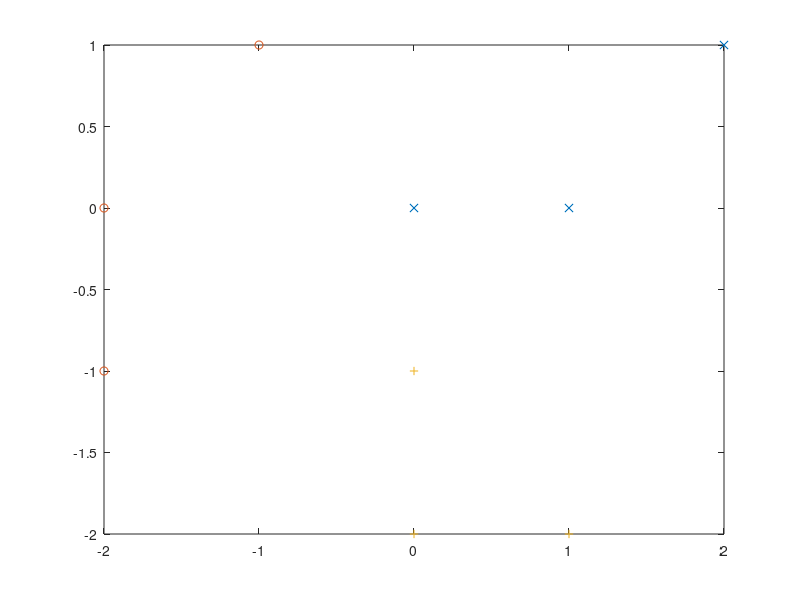

MATLAB code for this plot: (Note: this script raises an error after producing the figure.)
clear all;
%load data
w1=[0 0;2 1;1 0];
X1=w1(:,1);Y1=w1(:,2);
w2=[-1 1;-2 0;-2 -1];
X2=w2(:,1);Y2=w2(:,2);
w3=[0 -2;0 -1;1 -2];
X3=w3(:,1);Y3=w3(:,2);
%calculate average mu
mu1=[sum(w1)/3;sum(w1)/3;sum(w1)/3];
mu11=sum(w1)/3;
mu2=[sum(w2)/3;sum(w2)/3;sum(w2)/3];
mu22=sum(w2)/3;
mu3=[sum(w3)/3;sum(w3)/3;sum(w3)/3];
mu33=sum(w3)/3;
%calculate covariance matrix
sig1=transpose(w1-mu1)*(w1-mu1)/2;
sig2=transpose(w2-mu2)*(w2-mu2)/2;
sig3=transpose(w3-mu3)*(w3-mu3)/2;

sigma=sig1+sig2+sig3;

%calculate inverse matrix
sig1Inv=pinv(sig1);
sig2Inv=pinv(sig2);
sig3Inv=pinv(sig3);

sigmaInv=pinv(sigma);

%calculate the det
det1=det(sig1);
det2=det(sig2);
det3=det(sig3);

detSigma=det(sigma);

%the priori probability
p1=1/3;
p2=1/3;
p3=1/3;
%calculate g
x=[-2 -2];
%g1=-0.5*(x-mu11)*sig1Inv*transpose(x-mu11)-0.5*log(det1)+log(p1);
%g2=-0.5*(x-mu22)*sig2Inv*transpose(x-mu22)-0.5*log(det2)+log(p2);
%g3=-0.5*(x-mu33)*sig3Inv*transpose(x-mu33)-0.5*log(det3)+log(p3);

g1=-0.5*(x-mu11)*sigmaInv*transpose(x-mu11)-0.5*log(detSigma)+log(p1);
g2=-0.5*(x-mu22)*sigmaInv*transpose(x-mu22)-0.5*log(detSigma)+log(p2);
g3=-0.5*(x-mu33)*sigmaInv*transpose(x-mu33)-0.5*log(detSigma)+log(p3);

fprintf('%f,%f,%f\n',g1,g2,g3);
plot(X1,Y1,'x');
hold on;
plot(X2,Y2,'o');
hold on;
plot(X3,Y3,'+');
hold on;

syms x1;
syms x2;
%g12=-0.5*([x1 x2]-mu11)*sig1Inv*([x1 x2]-mu11)'-0.5*log(det1)+log(p1)-...
%    (-0.5*([x1 x2]-mu22)*sig2Inv*([x1 x2]-mu22)'-0.5*log(det2)+log(p2))
%g13=-0.5*([x1 x2]-mu11)*sig1Inv*([x1 x2]-mu11)'-0.5*log(det1)+log(p1)-...
%    (-0.5*([x1 x2]-mu33)*sig3Inv*([x1 x2]-mu33)'-0.5*log(det3)+log(p3))
%g23=-0.5*([x1 x2]-mu22)*sig2Inv*([x1 x2]-mu22)'-0.5*log(det2)+log(p2)-...
%    (-0.5*([x1 x2]-mu33)*sig3Inv*([x1 x2]-mu33)'-0.5*log(det3)+log(p3))
g12=-0.5*([x1 x2]-mu11)*sigmaInv*([x1 x2]-mu11)'-0.5*log(detSigma)+log(p1)-...
    (-0.5*([x1 x2]-mu22)*sigmaInv*([x1 x2]-mu22)'-0.5*log(detSigma)+log(p2))
g13=-0.5*([x1 x2]-mu11)*sigmaInv*([x1 x2]-mu11)'-0.5*log(detSigma)+log(p1)-...
    (-0.5*([x1 x2]-mu33)*sigmaInv*([x1 x2]-mu33)'-0.5*log(detSigma)+log(p3))
g23=-0.5*([x1 x2]-mu22)*sigmaInv*([x1 x2]-mu22)'-0.5*log(detSigma)+log(p2)-...
    (-0.5*([x1 x2]-mu33)*sigmaInv*([x1 x2]-mu33)'-0.5*log(detSigma)+log(p3))
h1=ezplot(g12,[-2,2,-2,2]);
set(h1,'Color','red');
hold on;
h2=ezplot(g13,[-2,2,-2,2]);
set(h2,'Color','yellow');
hold on;
h3=ezplot(g23,[-2,2,-2,2]);
set(h3,'Color','blue');
